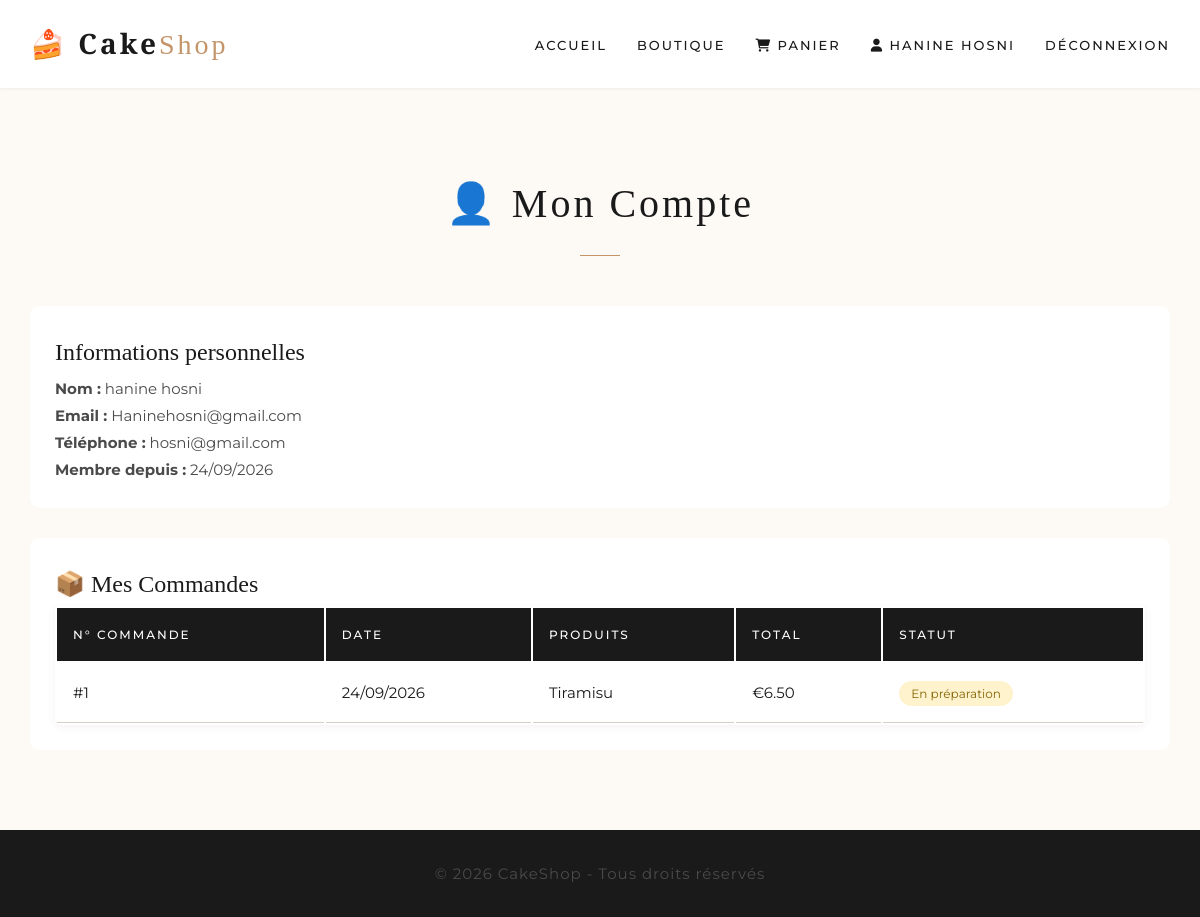
Screenshot of /pages/profile.php (signed in) with the database file from the repository.
### tables this page shows
CREATE TABLE `users` (
  `id` int(10) UNSIGNED NOT NULL,
  `full_name` varchar(100) NOT NULL,
  `email` varchar(150) NOT NULL,
  `phone` varchar(30) DEFAULT NULL,
  `password` varchar(255) NOT NULL,
  `role` enum('client','admin') NOT NULL DEFAULT 'client',
  `created_at` timestamp NOT NULL DEFAULT current_timestamp()
);

CREATE TABLE `orders` (
  `id` int(10) UNSIGNED NOT NULL,
  `user_id` int(10) UNSIGNED NOT NULL,
  `total_amount` decimal(10,2) NOT NULL,
  `status` enum('pending','confirmed','preparing','delivered','cancelled') NOT NULL DEFAULT 'pending',
  `delivery_address` text NOT NULL,
  `notes` text DEFAULT NULL,
  `order_date` timestamp NOT NULL DEFAULT current_timestamp()
);

### classes/User.php (called while the page is built, shortened)
<?php
require_once __DIR__ . '/Database.php';
class User {
    private $conn;
    private $table = 'users';
    public function __construct() {
        $database = new Database();
        $this->conn = $database->getConnection();
    }
    public function getById($id) {
        $query = "SELECT id, full_name, email, phone, role, created_at
                FROM " . $this->table . "
                WHERE id = :id LIMIT 1";
        $stmt = $this->conn->prepare($query);
        $stmt->bindParam(':id', $id, PDO::PARAM_INT);
        $stmt->execute();
        $result = $stmt->fetch();
        return $result;
    }
}
?>

### classes/Database.php (called while the page is built, shortened)
<?php
class Database {
    private $host = 'localhost';
    private $db_name = 'cakeshop';
    private $username = 'root';
    private $password = '';
    public function getConnection() {
        $this->conn = null;
        try {
            $this->conn = new PDO(
                "mysql:host=" . $this->host . ";dbname=" . $this->db_name . ";charset=utf8mb4",
                $this->username,
                $this->password,
                [
                    PDO::ATTR_ERRMODE => PDO::ERRMODE_EXCEPTION,
                    PDO::ATTR_DEFAULT_FETCH_MODE => PDO::FETCH_ASSOC,
                    PDO::ATTR_EMULATE_PREPARES => false
                ]
            );
        } catch (PDOException $e) {
            echo "Connection error: " . $e->getMessage();
        }
        return $this->conn;
    }
}
?>

### classes/Order.php (called while the page is built, shortened)
<?php
require_once __DIR__ . '/Database.php';
class Order {
    private $conn;
    private $table = 'orders';
    public function __construct() {
        $database = new Database();
        $this->conn = $database->getConnection();
    }
    public function getByUser($user_id) {
        $query = "SELECT o.*,
                  GROUP_CONCAT(p.name SEPARATOR ', ') as products
                  FROM " . $this->table . " o
                  LEFT JOIN order_items oi ON o.id = oi.order_id
                  LEFT JOIN products p ON oi.product_id = p.id
                  WHERE o.user_id = :user_id
                  GROUP BY o.id
                  ORDER BY o.order_date DESC";
        $stmt = $this->conn->prepare($query);
        $stmt->bindParam(':user_id', $user_id, PDO::PARAM_INT);
        $stmt->execute();
        return $stmt->fetchAll();
    }
}
?>

### pages/profile.php (the view, shortened to what this page needs)
<?php
require_once '../classes/User.php';
require_once '../classes/Order.php';
require_once '../includes/header.php';
require_once '../includes/navbar.php';
$userObj = new User();
$user = $userObj->getById($_SESSION['user_id']);
$orderObj = new Order();
$orders = $orderObj->getByUser($_SESSION['user_id']);
?>
<div class="container">
    <h2 class="section-title">👤 Mon Compte</h2>
    <div style="background:white; padding:25px; border-radius:10px; margin-bottom:30px;">
        <h3>Informations personnelles</h3>
        <p><strong>Nom :</strong> <?php echo htmlspecialchars($user['full_name'] ?? 'Inconnu'); ?></p>
        <p><strong>Email :</strong> <?php echo htmlspecialchars($user['email'] ?? ''); ?></p>
        <p><strong>Téléphone :</strong> <?php echo htmlspecialchars($user['phone'] ?? 'Non renseigné'); ?></p>
        <p><strong>Membre depuis :</strong> <?php echo !empty($user['created_at']) ? date('d/m/Y', strtotime($user['created_at'])) : 'N/A'; ?></p>
    </div>
    <div style="background:white; padding:25px; border-radius:10px;">
        <h3>📦 Mes Commandes</h3>
        <?php if (count($orders) > 0): ?>
        <table class="cart-table">
            <thead>
                <tr>
                    <th>N° Commande</th>
                    <th>Date</th>
                    <th>Produits</th>
                    <th>Total</th>
                    <th>Statut</th>
                </tr>
            </thead>
            <tbody>
                <?php foreach ($orders as $order): ?>
                <tr>
                    <td>#<?php echo $order['id']; ?></td>
                    <td><?php echo date('d/m/Y', strtotime($order['order_date'])); ?></td>
                    <td><?php echo $order['products'] ?? '—'; ?></td>
                    <td>€<?php echo number_format($order['total_amount'], 2); ?></td>
                    <td>
                        <span style="padding:5px 12px; border-radius:20px; font-size:12px;
                            <?php
                            $statusColors = [
                                'pending' => 'background:#fff3cd; color:#856404;',
                                'confirmed' => 'background:#cce5ff; color:#004085;',
                                'preparing' => 'background:#fff3cd; color:#856404;',
                                'delivered' => 'background:#d4edda; color:#155724;',
                                'cancelled' => 'background:#f8d7da; color:#721c24;'
                            ];
                            echo $statusColors[$order['status']] ?? '';
                            ?>">
                            <?php
                            $statuses = [
                                'pending' => 'En attente',
                                'confirmed' => 'Confirmée',
                                'preparing' => 'En préparation',
                                'delivered' => 'Livrée',
                                'cancelled' => 'Annulée'
                            ];
                            echo $statuses[$order['status']] ?? $order['status'];
                            ?>
                        </span>
                    </td>
                </tr>
                <?php endforeach; ?>
            </tbody>
        </table>
        <?php else: ?>
            <p style="text-align:center; padding:30px; color:#888;">
                Aucune commande pour le moment. <a href="shop.php">Commander maintenant</a>
            </p>
        <?php endif; ?>
    </div>
</div>
<?php require_once '../includes/footer.php'; ?>

### assets/css/style.css (style rules this page uses)
* { margin: 0; padding: 0; box-sizing: border-box; }
:root { --primary: #c4956a; --primary-dark: #a0784c; --secondary: #f5ebe0; --light: #fdfaf6; --dark: #1a1a1a; --white: #ffffff; --gray: #f9f7f4; --border: #d5cfc6; --text: #4a4a4a; --text-light: #6b6b6b; --success: #6b8f65; --danger: #b55a5a; }
body { font-family: 'Montserrat', sans-serif; font-weight: 400; font-size: 15px; background: var(--light); color: var(--dark); line-height: 1.8; }
.container { max-width: 1200px; margin: 0 auto; padding: 0 30px; }
h1, h2, h3, h4, .logo, .section-title { font-family: 'Playfair Display', serif; font-weight: 500; color: var(--dark); }
h2 { font-size: 2.2rem; }
h3 { font-size: 1.5rem; }
p { color: var(--text); font-size: 15px; }
.section-title { text-align: center; font-size: 2.5rem; font-weight: 400; letter-spacing: 3px; margin: 80px 0 50px; color: var(--dark); }
.section-title::after { content: ''; display: block; width: 40px; height: 1px; background: var(--primary); margin: 15px auto 0; }
.cart-table { width: 100%; background: var(--white); border-radius: 4px; overflow: hidden; box-shadow: 0 2px 10px rgba(0,0,0,0.05); }
.cart-table th { background: var(--dark); color: var(--white); padding: 16px; text-align: left; font-weight: 500; font-size: 12px; letter-spacing: 2px; text-transform: uppercase; }
.cart-table td { padding: 16px; border-bottom: 1px solid var(--border); font-size: 15px; color: var(--dark); }

### rows the page displays
users: full_name "hanine hosni", email "Haninehosni@gmail.com", phone "hosni@gmail.com", created_at "24/09/2026"
orders: id "1", order_date "24/09/2026", products "Tiramisu", total_amount "6.50", status "En préparation"

### other values shown
$_SESSION['user_name'] "HANINE HOSNI"
